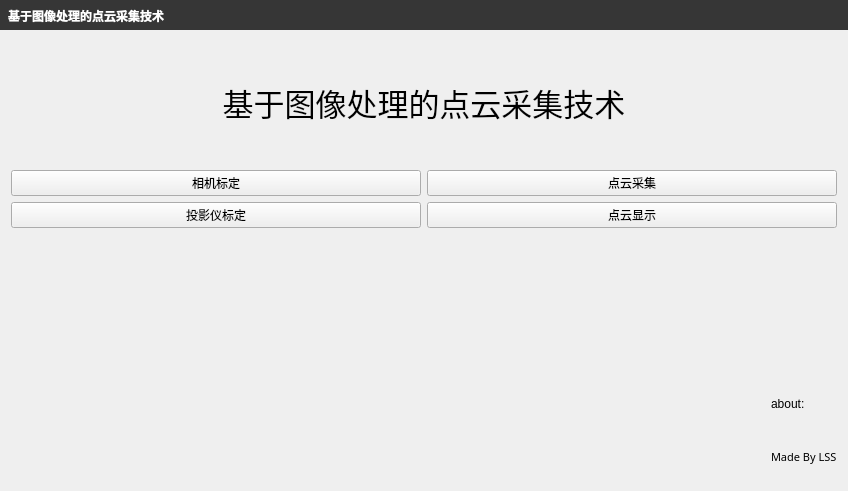
<?xml version="1.0" encoding="UTF-8"?>
<ui version="4.0">
 <class>MainWindow</class>
 <widget class="QMainWindow" name="MainWindow">
  <property name="geometry">
   <rect>
    <x>0</x>
    <y>0</y>
    <width>848</width>
    <height>491</height>
   </rect>
  </property>
  <property name="windowTitle">
   <string>MainWindow</string>
  </property>
  <widget class="QWidget" name="centralWidget">
   <layout class="QVBoxLayout" name="verticalLayout">
    <property name="spacing">
     <number>0</number>
    </property>
    <property name="leftMargin">
     <number>0</number>
    </property>
    <property name="topMargin">
     <number>0</number>
    </property>
    <property name="rightMargin">
     <number>0</number>
    </property>
    <property name="bottomMargin">
     <number>0</number>
    </property>
    <item>
     <widget class="QWidget" name="widgetTitle" native="true">
      <property name="minimumSize">
       <size>
        <width>0</width>
        <height>30</height>
       </size>
      </property>
      <property name="maximumSize">
       <size>
        <width>16777215</width>
        <height>30</height>
       </size>
      </property>
      <property name="styleSheet">
       <string notr="true">QWidget#widgetTitle{background:#363636;}
QLabel#labelTitle{color:white;padding:8px 0px 5px;}
QPushButton#btnMin,QPushButton#btnMax,QPushButton#btnExit{
        border-radius:0px;
        color: #F0F0F0;
        background-color:rgba(0,0,0,0);
        border-style:none;
    }
QPushButton#btnMin:hover,QPushButton#btnMax:hover{
        background-color: qlineargradient(spread:pad, x1:0, y1:1, x2:0, y2:0, stop:0 rgba(25, 134, 199, 0), stop:1 #5CACEE);
    }
QPushButton#btnExit:hover{
        background-color: qlineargradient(spread:pad, x1:0, y1:1, x2:0, y2:0, stop:0 rgba(238, 0, 0, 128), stop:1 rgba(238, 44, 44, 255));
    }</string>
      </property>
      <layout class="QHBoxLayout" name="horizontalLayout">
       <property name="spacing">
        <number>0</number>
       </property>
       <property name="leftMargin">
        <number>5</number>
       </property>
       <property name="topMargin">
        <number>0</number>
       </property>
       <property name="rightMargin">
        <number>0</number>
       </property>
       <property name="bottomMargin">
        <number>2</number>
       </property>
       <item>
        <widget class="QLabel" name="labelTitle">
         <property name="font">
          <font>
           <family>宋体</family>
           <pointsize>9</pointsize>
           <weight>75</weight>
           <bold>true</bold>
          </font>
         </property>
         <property name="styleSheet">
          <string notr="true"/>
         </property>
         <property name="text">
          <string>基于图像处理的点云采集技术</string>
         </property>
        </widget>
       </item>
       <item>
        <widget class="QPushButton" name="btnMin">
         <property name="sizePolicy">
          <sizepolicy hsizetype="Fixed" vsizetype="Fixed">
           <horstretch>0</horstretch>
           <verstretch>0</verstretch>
          </sizepolicy>
         </property>
         <property name="minimumSize">
          <size>
           <width>30</width>
           <height>30</height>
          </size>
         </property>
         <property name="maximumSize">
          <size>
           <width>30</width>
           <height>30</height>
          </size>
         </property>
         <property name="toolTip">
          <string>最小化</string>
         </property>
         <property name="text">
          <string/>
         </property>
         <property name="autoDefault">
          <bool>true</bool>
         </property>
         <property name="flat">
          <bool>true</bool>
         </property>
        </widget>
       </item>
       <item>
        <widget class="QPushButton" name="btnMax">
         <property name="sizePolicy">
          <sizepolicy hsizetype="Fixed" vsizetype="Fixed">
           <horstretch>0</horstretch>
           <verstretch>0</verstretch>
          </sizepolicy>
         </property>
         <property name="minimumSize">
          <size>
           <width>30</width>
           <height>30</height>
          </size>
         </property>
         <property name="maximumSize">
          <size>
           <width>30</width>
           <height>30</height>
          </size>
         </property>
         <property name="toolTip">
          <string>最大化</string>
         </property>
         <property name="text">
          <string/>
         </property>
         <property name="autoDefault">
          <bool>true</bool>
         </property>
         <property name="flat">
          <bool>true</bool>
         </property>
        </widget>
       </item>
       <item>
        <widget class="QPushButton" name="btnExit">
         <property name="sizePolicy">
          <sizepolicy hsizetype="Fixed" vsizetype="Fixed">
           <horstretch>0</horstretch>
           <verstretch>0</verstretch>
          </sizepolicy>
         </property>
         <property name="minimumSize">
          <size>
           <width>30</width>
           <height>30</height>
          </size>
         </property>
         <property name="maximumSize">
          <size>
           <width>30</width>
           <height>30</height>
          </size>
         </property>
         <property name="toolTip">
          <string>退出</string>
         </property>
         <property name="text">
          <string/>
         </property>
         <property name="autoDefault">
          <bool>true</bool>
         </property>
         <property name="flat">
          <bool>true</bool>
         </property>
        </widget>
       </item>
      </layout>
     </widget>
    </item>
    <item>
     <widget class="QWidget" name="widget" native="true">
      <layout class="QVBoxLayout" name="verticalLayout_2" stretch="1,6,2">
       <item>
        <widget class="QLabel" name="label_6">
         <property name="font">
          <font>
           <family>微软雅黑</family>
           <pointsize>23</pointsize>
          </font>
         </property>
         <property name="text">
          <string>基于图像处理的点云采集技术</string>
         </property>
         <property name="alignment">
          <set>Qt::AlignCenter</set>
         </property>
        </widget>
       </item>
       <item>
        <layout class="QHBoxLayout" name="horizontalLayout_4">
         <item>
          <layout class="QVBoxLayout" name="verticalLayout_5">
           <item>
            <widget class="QPushButton" name="camerabt">
             <property name="text">
              <string>相机标定</string>
             </property>
            </widget>
           </item>
           <item>
            <widget class="QPushButton" name="projectorbt">
             <property name="text">
              <string>投影仪标定</string>
             </property>
            </widget>
           </item>
          </layout>
         </item>
         <item>
          <layout class="QVBoxLayout" name="verticalLayout_4">
           <item>
            <widget class="QPushButton" name="pointcollectbt">
             <property name="text">
              <string>点云采集</string>
             </property>
            </widget>
           </item>
           <item>
            <widget class="QPushButton" name="pointshowbt">
             <property name="text">
              <string>点云显示</string>
             </property>
            </widget>
           </item>
          </layout>
         </item>
        </layout>
       </item>
       <item>
        <layout class="QHBoxLayout" name="horizontalLayout_5" stretch="2,0">
         <item>
          <widget class="QLabel" name="label_2">
           <property name="font">
            <font>
             <family>微软雅黑</family>
             <pointsize>20</pointsize>
             <weight>75</weight>
             <bold>true</bold>
            </font>
           </property>
           <property name="text">
            <string/>
           </property>
          </widget>
         </item>
         <item>
          <layout class="QVBoxLayout" name="verticalLayout_3" stretch="3,1,1">
           <item>
            <widget class="QLabel" name="label_5">
             <property name="text">
              <string/>
             </property>
            </widget>
           </item>
           <item>
            <widget class="QLabel" name="label_4">
             <property name="text">
              <string>about:</string>
             </property>
            </widget>
           </item>
           <item>
            <widget class="QLabel" name="label">
             <property name="font">
              <font>
               <family>微软雅黑</family>
               <pointsize>8</pointsize>
              </font>
             </property>
             <property name="text">
              <string>Made By LSS</string>
             </property>
            </widget>
           </item>
          </layout>
         </item>
        </layout>
       </item>
      </layout>
     </widget>
    </item>
   </layout>
  </widget>
 </widget>
 <layoutdefault spacing="6" margin="11"/>
 <resources/>
 <connections/>
</ui>
